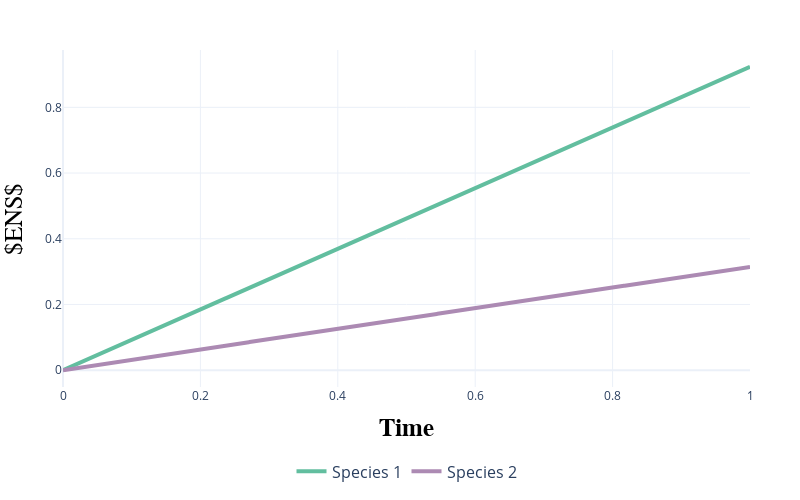

The cell this chart's notebook holds for it:
### Code cell
import plotly.graph_objects as go
# Ploting the ENS over time with rate matrix switch in the middle
t_range =  np.linspace(0, 1, 999)
t1 = 0  #The time point that change the rate matrix

ens_values = generate_non_stationary_ENS(Q1*0.2, calculate_stationary_distribution(Q1), t_range)
ens_values2 = generate_non_stationary_ENS(Q2*0.2, calculate_stationary_distribution(Q2), t_range)
# Create the plot
fig = go.Figure()


# Add Q5 line
fig.add_trace(go.Scatter(x=t_range, y=ens_values2, mode='lines', name='Species 1', line=dict(color='#62BE9F', width=4)))

# Add Q3 line
fig.add_trace(go.Scatter(x=t_range, y=ens_values, mode='lines', name='Species 2', line=dict(color='#AC8AB3', width=4)))

# Update layout for better presentation
fig.update_layout(
    title=None,
    title_font=dict(size=20),  # Increase title size, make it bold
    xaxis_title='<b>Time</b>',
    xaxis= dict(
            title_font=dict(size=25, family='Latex', color='black'),
    ),
    yaxis_title=r'$ENS$',
    yaxis=dict(
            title_font=dict(size=25, family='Latex', color='black')
    ),
    legend=dict(
        title=None,
        font=dict(size=16),  # Adjust font size of legend
        x=0.5,               # Center the legend horizontally
        y=-0.2,              # Position the legend below the plot
        xanchor='center',
        yanchor='top',        # Anchor the legend to the top to ensure it's below the plot
        orientation='h'       # Horizontal orientation
    ),
    template='plotly_white',
    margin=dict(l=50, r=50, t=50, b=50), 
    height=500,
    width=800)

# Save the plot as a PDF file if needed
# fig.write_image("/Users/gulugulu/repos/PuningAnalysis/results/figures/ENS_accumulation_two_stationary.pdf")

# Show the plot
fig.show()
fig.write_image("/Users/gulugulu/repos/PuningAnalysis/results/figures/ENS_difference_two_stationary.pdf")

### Figure 1 — Plotly figure (JSON) as saved in the notebook; plotly's stock layout.template omitted (floating-point values rounded to 4 significant figures; data arrays with more than 128 entries replaced by an {"elided": "..."} marker saying what was removed)
{"data": [{"line": {"color": "#62BE9F", "width": 4}, "mode": "lines", "name": "Species 1", "type": "scatter", "x": {"elided": "999 float values"}, "y": {"elided": "999 float values"}}, {"line": {"color": "#AC8AB3", "width": 4}, "mode": "lines", "name": "Species 2", "type": "scatter", "x": {"elided": "999 float values"}, "y": {"elided": "999 float values"}}], "layout": {"height": 500, "legend": {"font": {"size": 16}, "orientation": "h", "title": {}, "x": 0.5, "xanchor": "center", "y": -0.2, "yanchor": "top"}, "margin": {"b": 50, "l": 50, "r": 50, "t": 50}, "title": {"font": {"size": 20}}, "width": 800, "xaxis": {"title": {"font": {"color": "black", "family": "Latex", "size": 25}, "text": "<b>Time</b>"}}, "yaxis": {"title": {"font": {"color": "black", "family": "Latex", "size": 25}, "text": "$ENS$"}}}}
